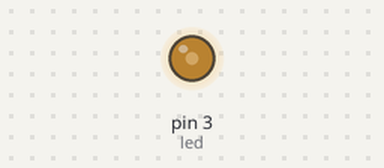
A sketch run on a simulated Arduino Uno, built with avr-gcc and run on an emulated ATmega328P. Parts: output pins drawn as LEDs (lit = HIGH). Random numbers use the default seed unless the sketch sets one.

Above: at 0.15 s.
At 11.07 s:
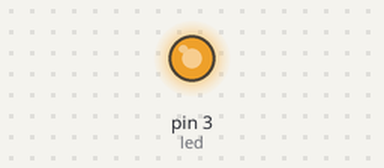
At 19.25 s:
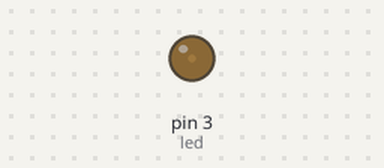
At 39.27 s:
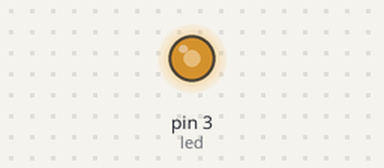
Timing chart, 0 to 40.0 s (numbered marks = the images above):
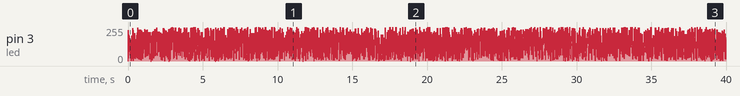

The sketch:

sketch02_pwm_led.ino
```cpp
int pwm=0;
int led=3;
void setup() {
}

void loop() {
  pwm=random(0,255);
  pwmLed(led,pwm);
}
void pwmLed(int led,int pwmValue){
  analogWrite(led,pwmValue);
  delay(10);
}
```
